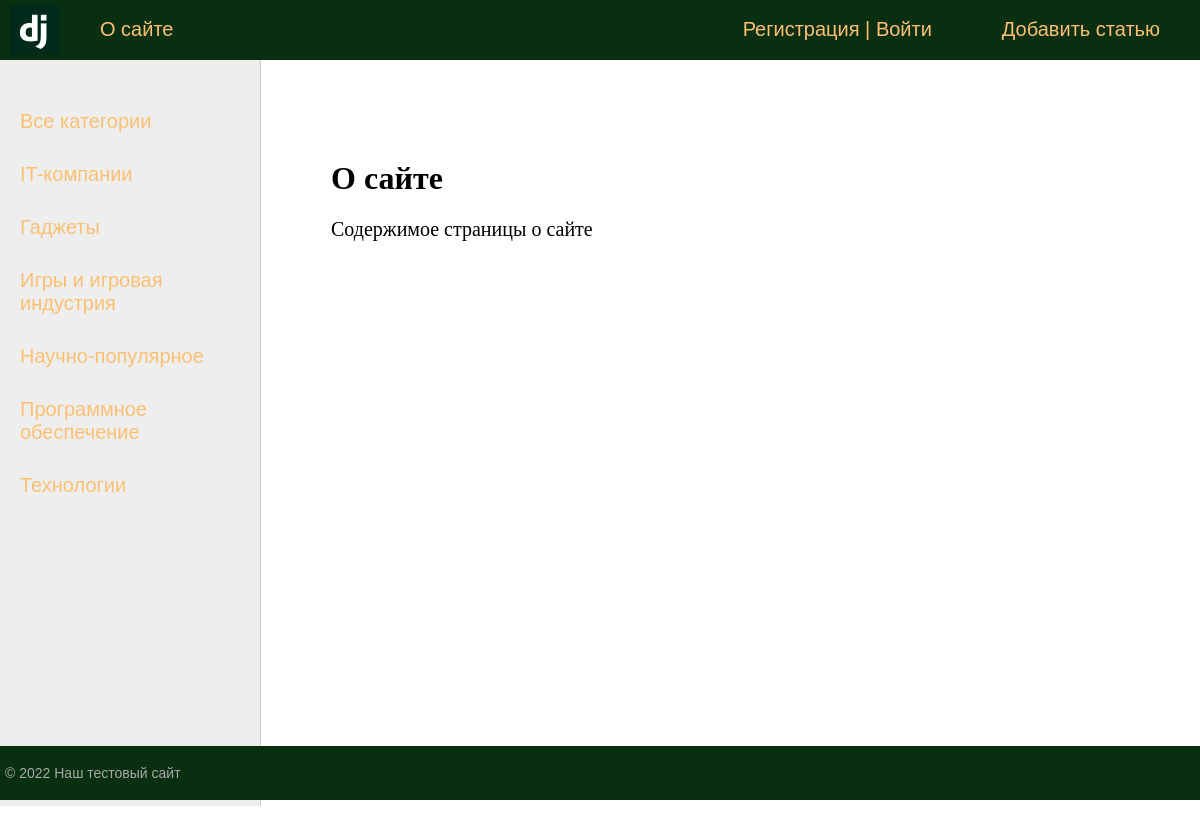
The page /about/ on the database its author committed.
### blog/models.py (models this page shows, shortened)
class Category(models.Model):
    name = models.CharField(max_length=100, db_index=True)
    slug = models.SlugField(max_length=255, unique=True, db_index=True, verbose_name='URL')
    def get_absolute_url(self):
        return reverse('category', kwargs={'cat_id': self.pk})
    class Meta:
        verbose_name = 'Категория'
        verbose_name_plural = 'Категории'
        ordering = ['id', 'name']

### blog/views.py (the view)
# urls.py: path('about/', about, name='about'),
def about(request):
    return render(request, 'blog/about.html', {'menu': menu, 'title': 'О сайте'})

### blog/templatetags/blog_tags.py (called while the page is built)
@register.inclusion_tag('blog/list_categories.html')
def get_categories(sort=None, cat_selected=0):
    if not sort:
        cats = Category.objects.all()
    else:
        cats = Category.objects.order_by(sort)
    return {"cats": cats, "cat_selected": cat_selected}

### blog/templates/blog/about.html
{% extends 'blog/base.html' %}
{% block content %}
<h1>{{title}}</h1>
<p>Содержимое страницы о сайте
{% endblock %}

### blog/templates/blog/list_categories.html
{% for c in cats %}
    {% if c.pk == cat_selected %}
        <li class="selcted">{{c.name}}</li>
    {% else %}
        <li><a href="{{c.get_absolute_url}}">{{c.name}}</a></li>
    {% endif %}
{% endfor %}

### blog/static/blog/css/styles.css (style rules this page uses)
html, body { font-family: 'Arial'; margin: 0; padding: 0; height: 100%; width: 100%; color: #444; }
a { color: #0059b2; text-decoration: none; }
.left-chapters ul li { margin: 30px 0 0 0; color: #999; }
.left-chapters ul li a { color: #fdc073; text-decoration: none; }
.content-text h1 { font-size: 32px; }

### rows shown on the page
Category: name "IT-компании"
Category: name "Гаджеты"
Category: name "Игры и игровая индустрия"
Category: name "Научно-популярное"
Category: name "Программное обеспечение"
Category: name "Технологии"

### other values the page prints
{{ m.title }} "О сайте"
{{ m.title }} "Добавить статью"
{{ title }} "О сайте"
